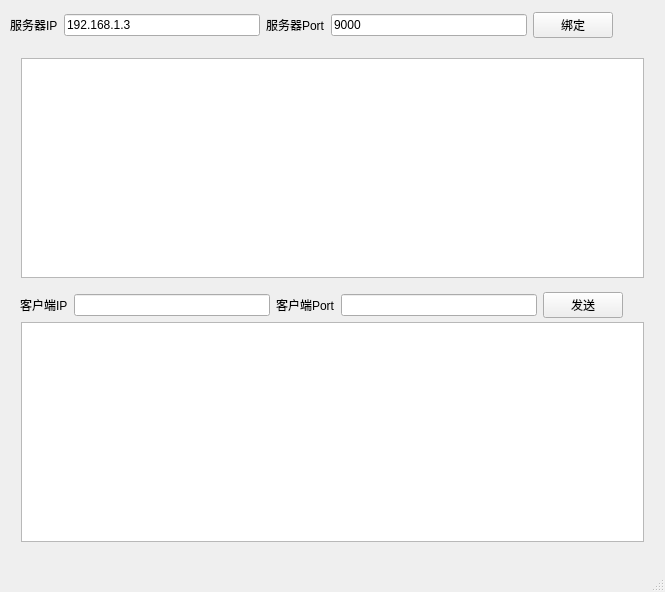
<?xml version="1.0" encoding="UTF-8"?>
<ui version="4.0">
 <class>QQMainWindow</class>
 <widget class="QMainWindow" name="QQMainWindow">
  <property name="geometry">
   <rect>
    <x>0</x>
    <y>0</y>
    <width>665</width>
    <height>592</height>
   </rect>
  </property>
  <property name="windowTitle">
   <string>QQ_v1.1</string>
  </property>
  <widget class="QWidget" name="centralwidget">
   <widget class="QWidget" name="layoutWidget">
    <property name="geometry">
     <rect>
      <x>10</x>
      <y>10</y>
      <width>603</width>
      <height>30</height>
     </rect>
    </property>
    <layout class="QHBoxLayout" name="horizontalLayout">
     <item>
      <widget class="QLabel" name="label">
       <property name="text">
        <string>服务器IP</string>
       </property>
      </widget>
     </item>
     <item>
      <widget class="QLineEdit" name="lineEdit_Server">
       <property name="text">
        <string>192.168.1.3</string>
       </property>
      </widget>
     </item>
     <item>
      <widget class="QLabel" name="label_2">
       <property name="text">
        <string>服务器Port</string>
       </property>
      </widget>
     </item>
     <item>
      <widget class="QLineEdit" name="lineEdit_Server_Port">
       <property name="text">
        <string>9000</string>
       </property>
      </widget>
     </item>
     <item>
      <widget class="QPushButton" name="btn_bind">
       <property name="text">
        <string>绑定</string>
       </property>
      </widget>
     </item>
    </layout>
   </widget>
   <widget class="QTextEdit" name="textEdit_Client">
    <property name="geometry">
     <rect>
      <x>21</x>
      <y>322</y>
      <width>623</width>
      <height>220</height>
     </rect>
    </property>
   </widget>
   <widget class="QTextEdit" name="textEdit_Server">
    <property name="geometry">
     <rect>
      <x>21</x>
      <y>58</y>
      <width>623</width>
      <height>220</height>
     </rect>
    </property>
   </widget>
   <widget class="QWidget" name="layoutWidget_2">
    <property name="geometry">
     <rect>
      <x>20</x>
      <y>290</y>
      <width>603</width>
      <height>30</height>
     </rect>
    </property>
    <layout class="QHBoxLayout" name="horizontalLayout_2">
     <item>
      <widget class="QLabel" name="label_3">
       <property name="text">
        <string>客户端IP</string>
       </property>
      </widget>
     </item>
     <item>
      <widget class="QLineEdit" name="lineEdit_Client"/>
     </item>
     <item>
      <widget class="QLabel" name="label_4">
       <property name="text">
        <string>客户端Port</string>
       </property>
      </widget>
     </item>
     <item>
      <widget class="QLineEdit" name="lineEdit_Client_Port"/>
     </item>
     <item>
      <widget class="QPushButton" name="btn_send">
       <property name="text">
        <string>发送</string>
       </property>
      </widget>
     </item>
    </layout>
   </widget>
  </widget>
  <widget class="QMenuBar" name="menubar">
   <property name="geometry">
    <rect>
     <x>0</x>
     <y>0</y>
     <width>665</width>
     <height>26</height>
    </rect>
   </property>
  </widget>
  <widget class="QStatusBar" name="statusbar"/>
 </widget>
 <resources/>
 <connections/>
</ui>
